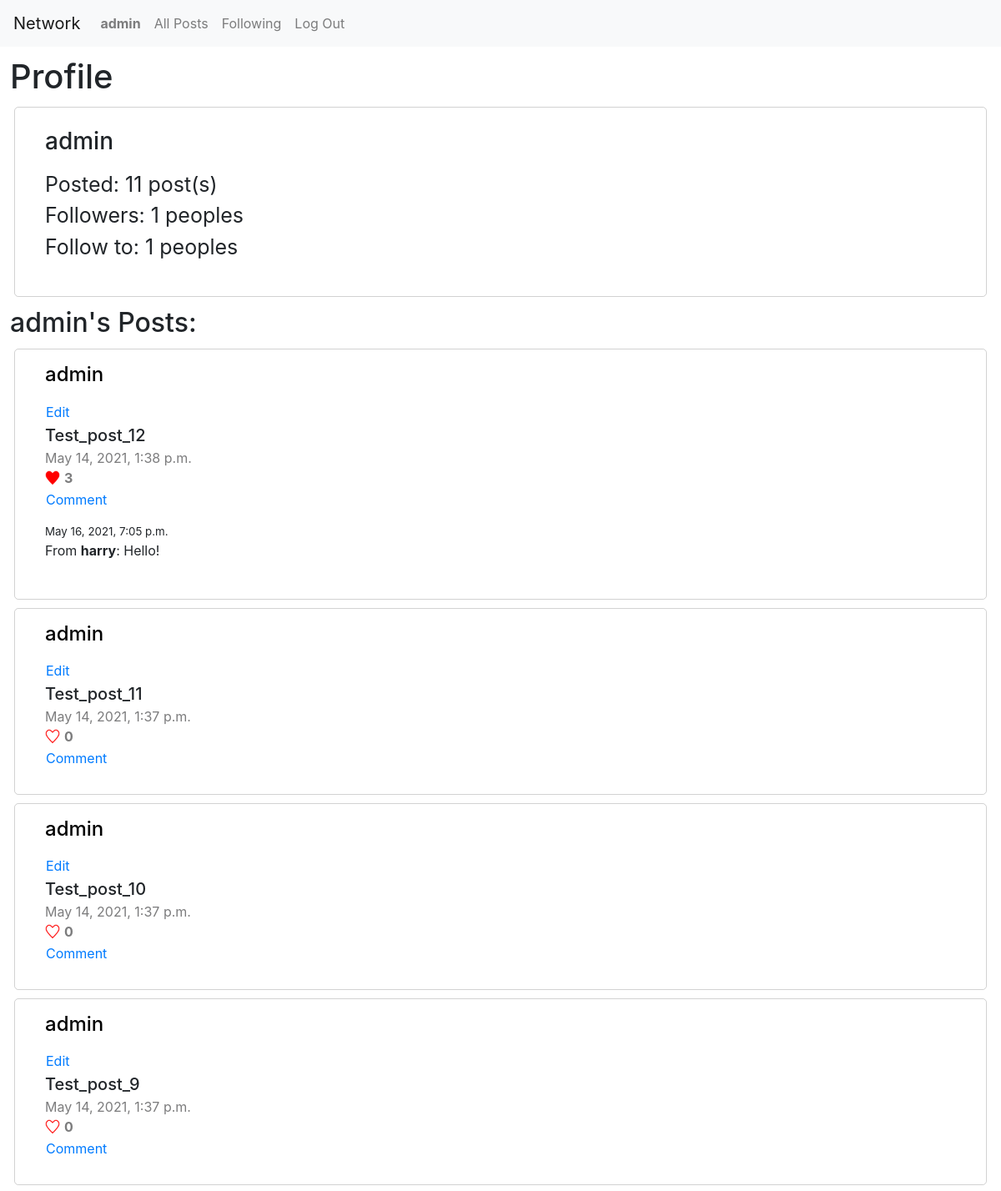
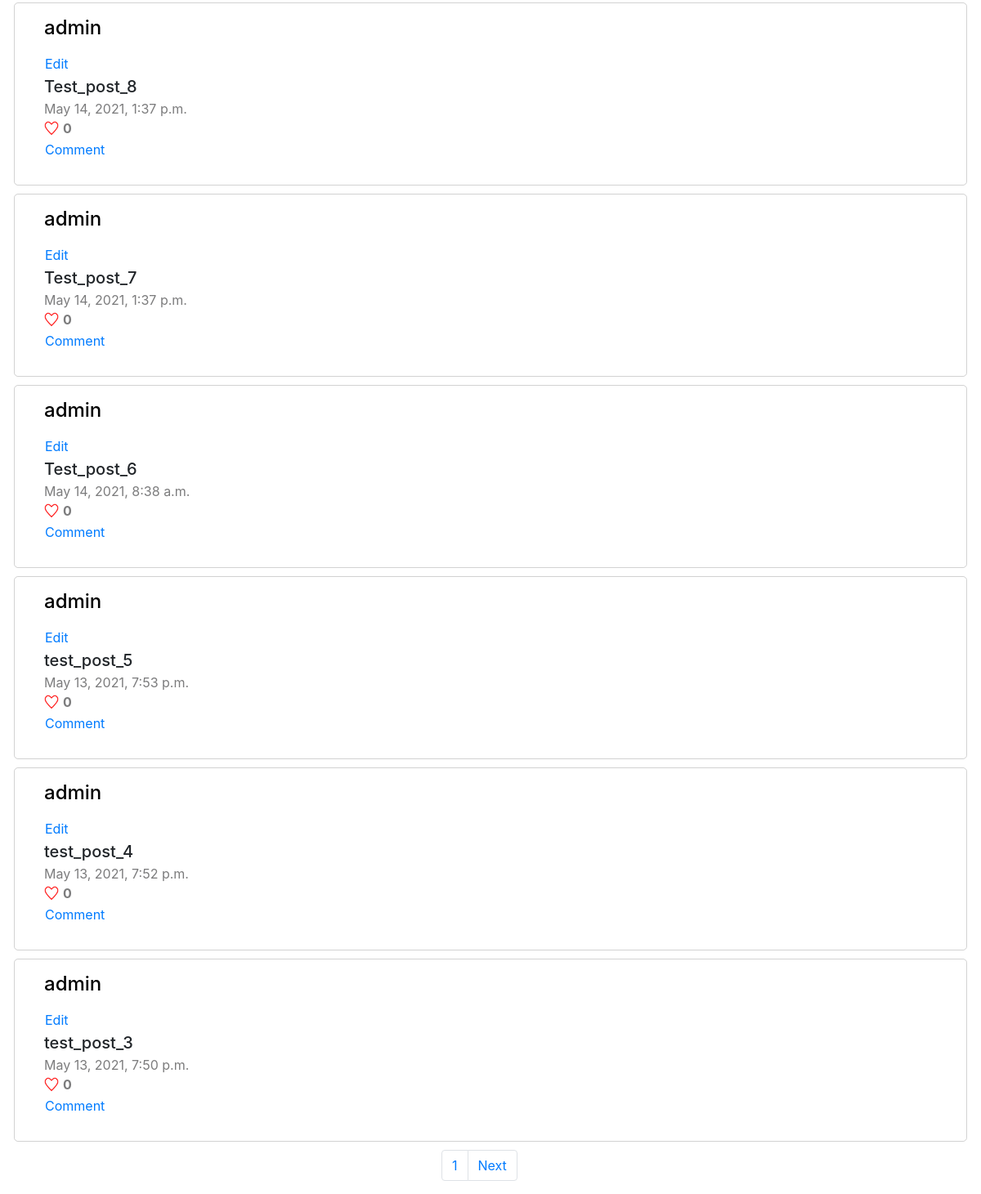
The app's page /user/2 (signed in) with its own data (2 pictures, top to bottom).
### network/models.py (models this page shows, shortened)
class User(AbstractUser):
    followers = models.ManyToManyField("self", blank=True, null=True, symmetrical=False, related_name='+')
    follow_to = models.ManyToManyField('self', blank=True, null=True, symmetrical=False, related_name='+')

class Post(models.Model):
    author = models.ForeignKey(User, on_delete=models.CASCADE, related_name="posted_posts") # need to bee filled (check)
    text = models.TextField(max_length=255)
    timestamp = models.DateTimeField(auto_now_add=True)
    likes = models.ManyToManyField(User, blank=True, null=True, related_name='liked_posts')

class Comment(models.Model):
    on_post = models.ForeignKey(Post, on_delete=models.CASCADE, related_name="comments")
    author = models.ForeignKey(User, on_delete=models.CASCADE, related_name="posted_comments") # need to bee filled (check)
    text = models.TextField(max_length=255)
    timestamp = models.DateTimeField(auto_now_add=True)
    likes = models.ManyToManyField(User, blank=True, null=True, related_name='liked_comments')

### network/views.py (the view, shortened to what this page needs)
# urls.py: path('user/<int:id>', views.user_view, name="user_page"),
def user_view(request, id):
    instance = {}
    account = User.objects.get(pk=id)
    posted_posts_no_likes_count = account.posted_posts.all().order_by('-timestamp')
    instance['posts_count'] = posted_posts_no_likes_count.count()
    posted_posts = []
    for post in posted_posts_no_likes_count:
        likes_count = post.likes.all().count()
        liked_post = False
        post_comments = [comment for comment in post.comments.all().order_by('-timestamp')]
        if request.user in post.likes.all(): liked_post = True
        posted_posts.append((post, likes_count, liked_post, post_comments))
    paginator = Paginator(posted_posts, 10)
    page_number = request.GET.get('page')
    posted_posts = paginator.get_page(page_number)
    followers = account.followers.all().count()
    follow_to = account.follow_to.all().count()
    instance['account'] = account
    instance['followers'] = followers
    instance['follow_to'] = follow_to
    instance['posts'] = posted_posts
    on_own_page = False
    if account.pk == request.user.pk: on_own_page = True
    instance['on_own_page'] = on_own_page
    is_followed = False
    if request.user.pk in [follower.pk for follower in account.followers.all()]:
        is_followed = True
    instance['is_followed'] = is_followed
    return render(request, "network/user.html", instance)

### network/templates/network/user.html (shortened to what this page needs)
{% extends "network/layout.html" %}
{% load static %}
{% block body %}
    <h1>Profile</h1>
    <div class="form_area">
        <h3>{{ account.username }}</h3>
        <p>
            <div>Posted: {{ posts_count }} post(s)</div>
            <div>Followers: {{ followers }} peoples</div>
            <div>Follow to: {{ follow_to }} peoples</div>
        </p>
    </div>
    <h2 style="margin: 12px">{{ account.username }}'s Posts:</h2>
    <div id="posts_view" class="post_view">
        {% if posts %}
            {% for post, likes_count, liked_post, post_comments in posts %}
                <div class="post_area" id="post_{{ post.pk }}" data-post_id="{{ post.pk }}">
                    <p><h4><a href="/user/{{ post.author.pk }}" style='color:black'>{{ post.author.username }}</a></h4></p>
                    {% if user.is_authenticated and user.pk == post.author.pk %}
                        <button type="button" id="edit" class="btn btn-link" style="padding: 0%;" value="{{ post.pk }}">Edit</button>
                    {% endif %}
                    <div id="edit_box_{{ post.pk }}">
                        <div class="lh-sm" id='post_text_{{ post.pk }}'>{{ post.text }}</div>
                    </div>
                    <div class="grey">{{ post.timestamp }}</div>
                    {% if liked_post %}
                        <div class="grey"><img style="vertical-align: -12%; margin-right: 5px;" src="{% static 'network/filled_hart.png' %}" alt="like" width="18px" style="margin-right: 3px;" class="hart" id='hart_{{ post.pk }}' data-post_id="{{ post.pk }}" data-liked="true" data-is_auth="{{ user.is_authenticated }}"><b id="likes_count_{{ post.pk }}">{{ likes_count }}</b></div>
                    {% else %}
                        <div class="grey"><img style="vertical-align: -12%; margin-right: 5px;" src="{% static 'network/empty_hart.png' %}" alt="like" width="18px" style="margin-right: 3px;" class="hart" id='hart_{{ post.pk }}' data-post_id="{{ post.pk }}" data-liked="false" data-is_auth="{{ user.is_authenticated }}"><b id="likes_count_{{ post.pk }}">{{ likes_count }}</b></div>
                    {% endif %}
                    {% if user.is_authenticated %}
                        <div class="btn btn-link" style="padding: 0%;" id="add_comment" data-post_id="{{ post.pk }}">Comment</div>
                    {% endif %}
                    {% for comment in post_comments %}
                        <p id="comment_{{ comment.pk }}">
                            <div style="font-size: smaller;">{{ comment.timestamp }}</div>
                            <div>From <b>{{ comment.author.username }}</b>: {{ comment.text }}</div>
                        </p>
                    {% endfor %}
                </div>
            {% endfor %}
        {% endif %}
    </div>
    <nav aria-label="Page navigation example" style="margin: 10px; text-align: center; margin-left: 45%;">
        <ul class="pagination">
            <li class="page-item"><a class="page-link" href="#">{{ posts.number }}</a></li>
            {% if posts.has_next %}
                <li class="page-item"><a class="page-link" href="?page={{ posts.next_page_number }}">Next</a></li>
            {% endif %}
        </ul>
      </nav>
{% endblock %}

### network/templates/network/layout.html (shortened to what this page needs)
{% load static %}
<!DOCTYPE html>
<html lang="en">
    <head>
        <link rel="stylesheet" href="https://stackpath.bootstrapcdn.com/bootstrap/4.4.1/css/bootstrap.min.css">
        <link href="{% static 'network/styles.css' %}" rel="stylesheet">
    </head>
    <body>
        <nav class="navbar navbar-expand-lg navbar-light bg-light">
            <a class="navbar-brand" href="{% url 'index' %}">Network</a>
            <div>
              <ul class="navbar-nav mr-auto">
                {% if user.is_authenticated %}
                    <li class="nav-item">
                        <a class="nav-link" href="/user/{{ user.pk }}"><strong>{{ user.username }}</strong></a>
                    </li>
                {% endif %}
                <li class="nav-item">
                  <a class="nav-link" href="{% url 'index' %}">All Posts</a>
                </li>
                {% if user.is_authenticated %}
                    <li class="nav-item">
                        <a class="nav-link" href="{% url 'following' %}">Following</a>
                    </li>
                    <li class="nav-item">
                        <a class="nav-link" href="{% url 'logout' %}">Log Out</a>
                    </li>
                {% endif %}
              </ul>
            </div>
          </nav>
        <div class="body">
            {% block body %}
            {% endblock %}
        </div>
    </body>
</html>

### network/static/network/styles.css (style rules this page uses)
.body > h1 { margin: 12px; }
.body > .form_area { border: 1px solid #7c7c7d57; border-radius: 5px; margin-left: 17px; margin-right: 17px; padding-top: 2%; padding-left: 3%; padding-right: 3%; padding-bottom: 2%; font-size: 25px; }
.post_area { border: 1px solid #7c7c7d57; border-radius: 5px; margin-top: 10px; margin-left: 17px; margin-right: 17px; padding-left: 3%; padding-right: 3%; padding-bottom: 2.5%; min-height: 216px; }
.lh-sm { font-size: 20px; font-weight: 500; }
.grey { color: #7c7c7d; }

### records on screen
User: username "admin"
Post: author.username "admin", {{ post.pk }} 12 (drawn), text "Test_post_12", timestamp "May 14, 2021, 1:38 p.m.", likes_count "3"
Comment: timestamp "May 16, 2021, 7:05 p.m.", author.username "harry", text "Hello!"
Post: author.username "admin", {{ post.pk }} 11 (drawn), text "Test_post_11", timestamp "May 14, 2021, 1:37 p.m.", likes_count "0"
Post: author.username "admin", {{ post.pk }} 10 (drawn), text "Test_post_10", timestamp "May 14, 2021, 1:37 p.m.", likes_count "0"
Post: author.username "admin", {{ post.pk }} 9 (drawn), text "Test_post_9", timestamp "May 14, 2021, 1:37 p.m.", likes_count "0"
Post: author.username "admin", {{ post.pk }} 8 (drawn), text "Test_post_8", timestamp "May 14, 2021, 1:37 p.m.", likes_count "0"
Post: author.username "admin", {{ post.pk }} 7 (drawn), text "Test_post_7", timestamp "May 14, 2021, 1:37 p.m.", likes_count "0"
Post: author.username "admin", {{ post.pk }} 6 (drawn), text "Test_post_6", timestamp "May 14, 2021, 8:38 a.m.", likes_count "0"
Post: author.username "admin", {{ post.pk }} 5 (drawn), text "test_post_5", timestamp "May 13, 2021, 7:53 p.m.", likes_count "0"
Post: author.username "admin", {{ post.pk }} 4 (drawn), text "test_post_4", timestamp "May 13, 2021, 7:52 p.m.", likes_count "0"
Post: author.username "admin", {{ post.pk }} 3 (drawn), text "test_post_3", timestamp "May 13, 2021, 7:50 p.m.", likes_count "0"

### other values on screen
{{ posts_count }} "11"
{{ followers }} "1"
{{ follow_to }} "1"
{{ posts.number }} "1"
